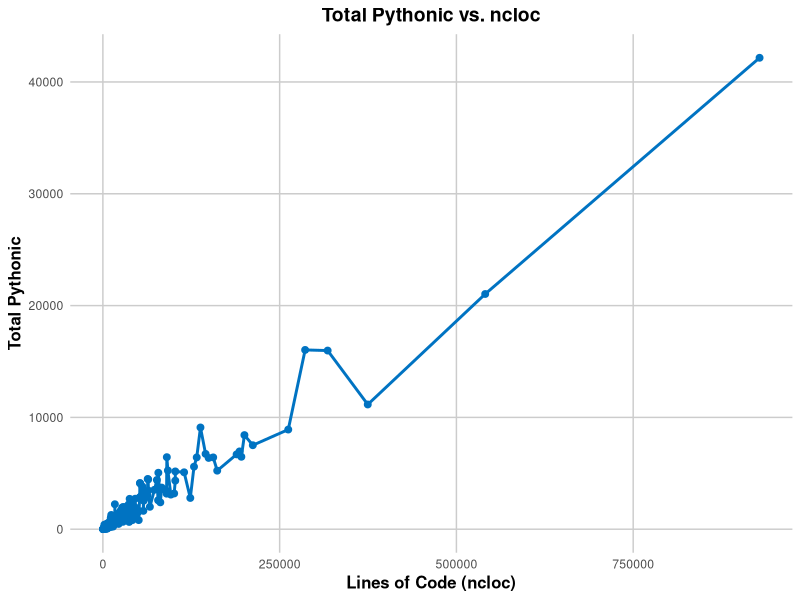

The R script that drew this image:
library(ggplot2)
library(reshape2)
library(xtable)

df <- read.csv('../dataset/NicheSonarMergedCleaned.csv')

new_names <- c("Assign Multi Targets", "Call Star", "List Comprehension", "Dict Comprehension", 
               "Set Comprehension", "Truth Value Test", "Chain Compare", "For Multi Targets", 
               "For Else")

# Pythonic cols
py_columns <- df[, grepl("^PY_", names(df))]

sums_py <- colSums(py_columns, na.rm = TRUE)

# Df to plot
sums_df_py <- data.frame(Category = new_names, Sum = sums_py)


plot_py <- ggplot(sums_df_py, aes(x = factor(Category, levels = new_names), y = Sum)) +  
  geom_bar(stat = "identity", fill = "#0073C2FF", color = "black", width = 0.7) +  
  geom_text(aes(label = Sum), vjust = -0.3, size = 3.5) +  
  labs(title = "Pythonic Idioms Frequencies", x = "Idiom", y = "Total") +  
  theme_minimal() +  
  theme(axis.text.x = element_text(angle = 45, hjust = 1, size = 10),  
        plot.title = element_text(hjust = 0.5, size = 14, face = "bold"),  
        axis.title.x = element_text(size = 12, face = "bold"),  
        axis.title.y = element_text(size = 12, face = "bold"),  
        panel.grid.major = element_line(size = 0.5, linetype = 'solid', color = "grey80"),  
        panel.grid.minor = element_blank())  


# Non Pythonic
non_py_columns <- df[, c("Assign.Multi.Targets", "Call.Star", "List.Comprehension", "Dict.Comprehension", 
                         "Set.Comprehension", "Truth.Value.Test", "Chain.Compare", "For.Multi.Targets", 
                         "For.Else")]

sums_non_py <- colSums(non_py_columns, na.rm = TRUE)

sums_df_non_py <- data.frame(Category = new_names, Sum = sums_non_py)

plot_non_py <- ggplot(sums_df_non_py, aes(x = factor(Category, levels = new_names), y = Sum)) +  
  geom_bar(stat = "identity", fill = "red", color = "black", width = 0.7) +  
  geom_text(aes(label = Sum), vjust = -0.3, size = 3.5) +  
  labs(title = "Non Pythonic Frequencies", x = "Idiom", y = "Total") +  
  theme_minimal() +  
  theme(axis.text.x = element_text(angle = 45, hjust = 1, size = 10),  
        plot.title = element_text(hjust = 0.5, size = 14, face = "bold"),  
        axis.title.x = element_text(size = 12, face = "bold"),  
        axis.title.y = element_text(size = 12, face = "bold"),  
        panel.grid.major = element_line(size = 0.5, linetype = 'solid', color = "grey80"),  
        panel.grid.minor = element_blank())  


combined_df <- data.frame(Category = new_names, Pythonic = sums_py, Non_Pythonic = sums_non_py)


melted_df <- melt(combined_df, id.vars = "Category")

stacked_plot <- ggplot(melted_df, aes(x = factor(Category, levels = new_names), y = value, fill = variable)) + 
  geom_bar(stat = "identity", color = "black", width = 0.7, position = "stack") + 
  geom_text(aes(label = value), position = position_stack(vjust = 0.5), size = 3.5, color = "white") + 
  scale_fill_manual(values = c("Pythonic" = "#0073C2FF", "Non_Pythonic" = "red")) +  
  labs(title = "Stacked Pythonic and Non-Pythonic Frequencies", x = "Idiom", y = "Total", fill = "Type") + 
  theme_minimal() + 
  theme(axis.text.x = element_text(angle = 45, hjust = 1, size = 10), 
        plot.title = element_text(hjust = 0.5, size = 14, face = "bold"), 
        axis.title.x = element_text(size = 12, face = "bold"), 
        axis.title.y = element_text(size = 12, face = "bold"),
        panel.grid.major = element_line(size = 0.5, linetype = 'solid', color = "grey80"), 
        panel.grid.minor = element_blank())

       
       
pythonic_columns <- df[, c("PY_Assign.Multi.Targets", "PY_Call.Star", "PY_List.Comprehension", "PY_Dict.Comprehension", 
                           "PY_Set.Comprehension", "PY_Truth.Value.Test", "PY_Chain.Compare", "PY_For.Multi.Targets", 
                           "PY_For.Else", "ncloc")]
non_pythonic_columns <- df[, c("Call.Star", "List.Comprehension", "Dict.Comprehension", 
                              "Set.Comprehension", "Truth.Value.Test", "Chain.Compare", "For.Multi.Targets", 
                              "For.Else", "ncloc")]




melted_pythonic <- melt(pythonic_columns, id.vars = "ncloc")
melted_non_pythonic <- melt(non_pythonic_columns, id.vars = "ncloc")


pythonic_line_plot <- ggplot(melted_pythonic, aes(x = ncloc, y = value, color = variable)) + 
 geom_line(size = 1) + 
 geom_point(size = 2) + 
 labs(title = "Trend of Pythonic Idioms by ncloc", x = "Lines of Code (ncloc)", y = "Frequency", color = "Idiom") + 
 theme_minimal() + 
 theme(plot.title = element_text(hjust = 0.5, size = 14, face = "bold"), 
       axis.title.x = element_text(size = 12, face = "bold"), 
       axis.title.y = element_text(size = 12, face = "bold"),
       legend.title = element_text(size = 10, face = "bold"),
       legend.text = element_text(size = 9),
       panel.grid.major = element_line(size = 0.5, linetype = 'solid', color = "grey80"), 
       panel.grid.minor = element_blank())




non_pythonic_line_plot <- ggplot(melted_non_pythonic, aes(x = ncloc, y = value, color = variable)) + 
 geom_line(size = 1) + 
 geom_point(size = 2) + 
 labs(title = "Trend of Non-Pythonic Idioms by ncloc", x = "Lines of Code (ncloc)", y = "Frequency", color = "Idiom") + 
 theme_minimal() + 
 theme(plot.title = element_text(hjust = 0.5, size = 14, face = "bold"), 
       axis.title.x = element_text(size = 12, face = "bold"), 
       axis.title.y = element_text(size = 12, face = "bold"),
       legend.title = element_text(size = 10, face = "bold"),
       legend.text = element_text(size = 9),
       panel.grid.major = element_line(size = 0.5, linetype = 'solid', color = "grey80"), 
       panel.grid.minor = element_blank())








# 1. Pythonic Percentage vs. ncloc
pythonic_percentage_plot <- ggplot(df, aes(x = ncloc, y = pythonic_percentage)) + 
  geom_line(color = "#0073C2FF", size = 1) + 
  geom_point(color = "#0073C2FF", size = 2) + 
  labs(title = "Pythonic Percentage vs. ncloc", x = "Lines of Code (ncloc)", y = "Pythonic Percentage") + 
  theme_minimal() + 
  theme(plot.title = element_text(hjust = 0.5, size = 14, face = "bold"), 
        axis.title.x = element_text(size = 12, face = "bold"), 
        axis.title.y = element_text(size = 12, face = "bold"),
        panel.grid.major = element_line(size = 0.5, linetype = 'solid', color = "grey80"), 
        panel.grid.minor = element_blank())


# 2. Total Non-Pythonic vs. ncloc
tot_non_pythonic_plot <- ggplot(df, aes(x = ncloc, y = tot_non_pythonic)) + 
  geom_line(color = "red", size = 1) + 
  geom_point(color = "red", size = 2) + 
  labs(title = "Total Non-Pythonic vs. ncloc", x = "Lines of Code (ncloc)", y = "Total Non-Pythonic") + 
  theme_minimal() + 
  theme(plot.title = element_text(hjust = 0.5, size = 14, face = "bold"), 
        axis.title.x = element_text(size = 12, face = "bold"), 
        axis.title.y = element_text(size = 12, face = "bold"),
        panel.grid.major = element_line(size = 0.5, linetype = 'solid', color = "grey80"), 
        panel.grid.minor = element_blank())



# 3. Total Pythonic vs. ncloc
tot_pythonic_plot <- ggplot(df, aes(x = ncloc, y = tot_pythonic)) + 
  geom_line(color = "#0073C2FF", size = 1) + 
  geom_point(color = "#0073C2FF", size = 2) + 
  labs(title = "Total Pythonic vs. ncloc", x = "Lines of Code (ncloc)", y = "Total Pythonic") + 
  theme_minimal() + 
  theme(plot.title = element_text(hjust = 0.5, size = 14, face = "bold"), 
        axis.title.x = element_text(size = 12, face = "bold"), 
        axis.title.y = element_text(size = 12, face = "bold"),
        panel.grid.major = element_line(size = 0.5, linetype = 'solid', color = "grey80"), 
        panel.grid.minor = element_blank())


ggsave("C:\\Users\\Gerardo\\PycharmProjects\\Phytonify\\thesis_img\\Total_Pythonic_vs_ncloc.png", plot = tot_pythonic_plot, width = 10, height = 6, dpi = 300)







df$pythonic_density <- df$tot_pythonic / df$ncloc
df$non_pythonic_density <- df$tot_non_pythonic / df$ncloc

# Plot Pythonic Density vs. ncloc
pythonic_density_plot <- ggplot(df, aes(x = ncloc, y = pythonic_density)) + 
  geom_line(color = "#0073C2FF", size = 1) + 
  geom_point(color = "#0073C2FF", size = 2) + 
  labs(title = "Pythonic Density vs. ncloc", x = "Lines of Code (ncloc)", y = "Pythonic Density") + 
  theme_minimal() + 
  theme(plot.title = element_text(hjust = 0.5, size = 14, face = "bold"), 
        axis.title.x = element_text(size = 12, face = "bold"), 
        axis.title.y = element_text(size = 12, face = "bold"),
        panel.grid.major = element_line(size = 0.5, linetype = 'solid', color = "grey80"), 
        panel.grid.minor = element_blank())


# Plot Non-Pythonic Density vs. ncloc
non_pythonic_density_plot <- ggplot(df, aes(x = ncloc, y = non_pythonic_density)) + 
  geom_line(color = "red", size = 1) + 
  geom_point(color = "red", size = 2) + 
  labs(title = "Non-Pythonic Density vs. ncloc", x = "Lines of Code (ncloc)", y = "Non-Pythonic Density") + 
  theme_minimal() + 
  theme(plot.title = element_text(hjust = 0.5, size = 14, face = "bold"), 
        axis.title.x = element_text(size = 12, face = "bold"), 
        axis.title.y = element_text(size = 12, face = "bold"),
        panel.grid.major = element_line(size = 0.5, linetype = 'solid', color = "grey80"), 
        panel.grid.minor = element_blank())












# Define columns for Pythonic and Non-Pythonic idioms
pythonic_cols <- c("PY_Assign.Multi.Targets", "PY_Call.Star", "PY_List.Comprehension", "PY_Dict.Comprehension", 
                        "PY_Set.Comprehension", "PY_Truth.Value.Test", "PY_Chain.Compare", "PY_For.Multi.Targets", 
                        "PY_For.Else")
non_pythonic_cols <- c("Assign.Multi.Targets", "Call.Star", "List.Comprehension", "Dict.Comprehension", 
                       "Set.Comprehension", "Truth.Value.Test", "Chain.Compare", "For.Multi.Targets", 
                       "For.Else")

# Calculate densities for each Pythonic and Non-Pythonic idiom
pythonic_densities <- df[, pythonic_cols] / df$ncloc
non_pythonic_densities <- df[, non_pythonic_cols] / df$ncloc

# Rename columns to remove prefixes and make names appropriate for plots
colnames(pythonic_densities) <- gsub("^PY_", "", colnames(pythonic_densities))
colnames(non_pythonic_densities) <- gsub("\\.", " ", colnames(non_pythonic_densities))

# Bind ncloc to density dataframes
pythonic_densities$ncloc <- df$ncloc
non_pythonic_densities$ncloc <- df$ncloc

# Melt the data for plotting
melted_pythonic <- melt(pythonic_densities, id.vars = "ncloc")
melted_non_pythonic <- melt(non_pythonic_densities, id.vars = "ncloc")

# Create Pythonic density plot
pythonic_density_plot <- ggplot(melted_pythonic, aes(x = ncloc, y = value, color = variable)) +
  geom_line() + 
  geom_point() + 
  labs(title = "Density of Pythonic Idioms vs. ncloc", x = "Lines of Code (ncloc)", y = "Density", color = "Idiom") +
  theme_minimal() +
  theme(plot.title = element_text(hjust = 0.5, size = 14, face = "bold"),
        axis.title.x = element_text(size = 12, face = "bold"),
        axis.title.y = element_text(size = 12, face = "bold"),
        panel.grid.major = element_line(size = 0.5, linetype = 'solid', color = "grey80"),
        panel.grid.minor = element_blank())


# Create Non-Pythonic density plot
non_pythonic_density_plot <- ggplot(melted_non_pythonic, aes(x = ncloc, y = value, color = variable)) +
  geom_line() + 
  geom_point() + 
  labs(title = "Density of Non-Pythonic Idioms vs. ncloc", x = "Lines of Code (ncloc)", y = "Density", color = "Idiom") +
  theme_minimal() +
  theme(plot.title = element_text(hjust = 0.5, size = 14, face = "bold"),
        axis.title.x = element_text(size = 12, face = "bold"),
        axis.title.y = element_text(size = 12, face = "bold"),
        panel.grid.major = element_line(size = 0.5, linetype = 'solid', color = "grey80"),
        panel.grid.minor = element_blank())





pythonic_density_mean <- mean(df$pythonic_density, na.rm = TRUE)
pythonic_density_sd <- sd(df$pythonic_density, na.rm = TRUE)
pythonic_density_median <- median(df$pythonic_density, na.rm = TRUE)
pythonic_density_variance <- var(df$pythonic_density, na.rm = TRUE)


pythonic_percentage_mean <- mean(df$pythonic_percentage, na.rm = TRUE)
pythonic_percentage_sd <- sd(df$pythonic_percentage, na.rm = TRUE)
pythonic_percentage_median <- median(df$pythonic_percentage, na.rm = TRUE)
pythonic_percentage_variance <- var(df$pythonic_percentage, na.rm = TRUE)

# Combine the results into a data frame
summary_table <- data.frame(
  Statistic = c("Mean", "Standard Deviation", "Median", "Variance"),
  Pythonic_Density = c(pythonic_density_mean, pythonic_density_sd, pythonic_density_median, pythonic_density_variance),
  Pythonic_Percentage = c(pythonic_percentage_mean, pythonic_percentage_sd, pythonic_percentage_median, pythonic_percentage_variance)
)






pythonic_cols <- c("PY_Assign.Multi.Targets", "PY_Call.Star", "PY_List.Comprehension", "PY_Dict.Comprehension", 
                   "PY_Set.Comprehension", "PY_Truth.Value.Test", "PY_Chain.Compare", "PY_For.Multi.Targets", 
                   "PY_For.Else")
non_pythonic_cols <- c("Assign.Multi.Targets", "Call.Star", "List.Comprehension", "Dict.Comprehension", 
                       "Set.Comprehension", "Truth.Value.Test", "Chain.Compare", "For.Multi.Targets", 
                       "For.Else")



summary_data <- data.frame()


for (i in 1:length(pythonic_cols)) {
  
  # Extract Pythonic and Non-Pythonic columns
  py_col <- pythonic_cols[i]
  non_py_col <- non_pythonic_cols[i]
  
  # Calculate Pythonic Percentage
  pythonic_percentage <- df[[py_col]] / (df[[py_col]] + df[[non_py_col]])
  
  # Calculate density
  pythonic_density <- df[[py_col]] / df$ncloc
  
  # Calculate statistics for Pythonic Percentage
  py_percentage_mean <- mean(pythonic_percentage, na.rm = TRUE)
  py_percentage_sd <- sd(pythonic_percentage, na.rm = TRUE)
  py_percentage_median <- median(pythonic_percentage, na.rm = TRUE)
  py_percentage_variance <- var(pythonic_percentage, na.rm = TRUE)
  
  # Calculate statistics for Pythonic Density
  py_density_mean <- mean(pythonic_density, na.rm = TRUE)
  py_density_sd <- sd(pythonic_density, na.rm = TRUE)
  py_density_median <- median(pythonic_density, na.rm = TRUE)
  py_density_variance <- var(pythonic_density, na.rm = TRUE)
  
  # Combine the results into a data frame
  idiom_stats <- data.frame(
    Idiom = gsub("^PY_", "", py_col),
    Pythonic_Percentage_Mean = py_percentage_mean,
    Pythonic_Percentage_SD = py_percentage_sd,
    Pythonic_Percentage_Median = py_percentage_median,
    Pythonic_Percentage_Variance = py_percentage_variance,
    Pythonic_Density_Mean = py_density_mean,
    Pythonic_Density_SD = py_density_sd,
    Pythonic_Density_Median = py_density_median,
    Pythonic_Density_Variance = py_density_variance
  )
  
  # Add the idiom's stats to the summary data frame
  summary_data <- rbind(summary_data, idiom_stats)
}

print(summary_data)
